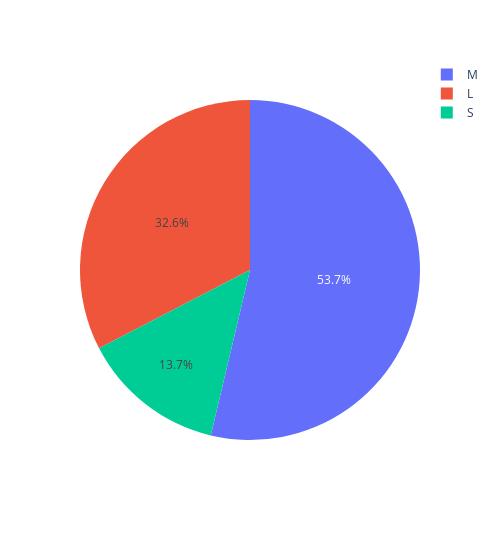

The notebook cell saved with this chart:
### Code cell
px.pie(data_import,'Company_Size', width=500)

### Figure 1 — Plotly figure (JSON) as saved in the notebook; plotly's stock layout.template omitted (floating-point values rounded to 4 significant figures; data arrays with more than 128 entries replaced by an {"elided": "..."} marker saying what was removed)
{"data": [{"domain": {"x": [0, 1], "y": [0, 1]}, "hovertemplate": "Company_Size=%{label}<extra></extra>", "labels": {"elided": "607 str values"}, "legendgroup": "", "name": "", "showlegend": true, "type": "pie"}], "layout": {"legend": {"tracegroupgap": 0}, "margin": {"t": 60}, "width": 500}}
